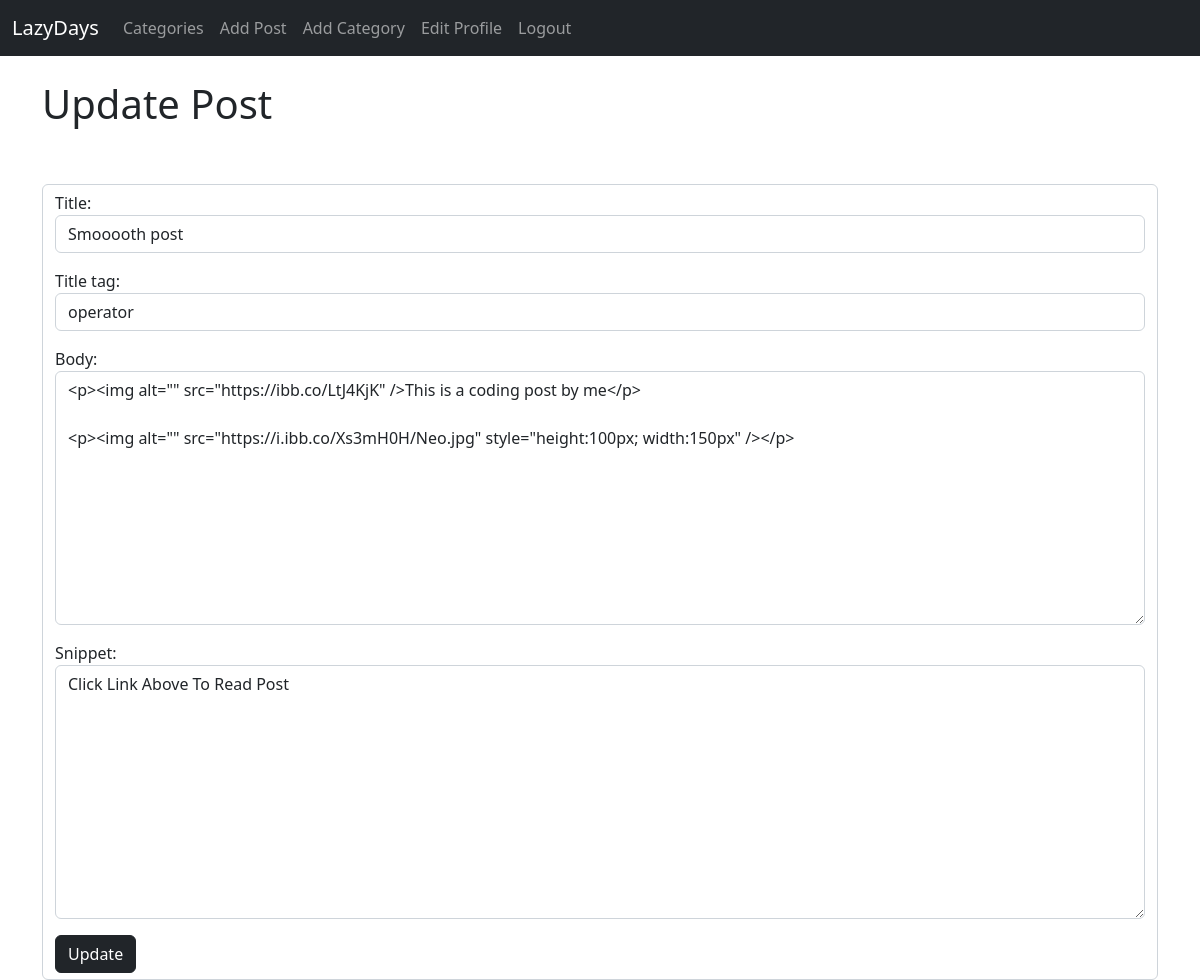
/article/edit/9 (signed in), run on the app's committed database.
### theblog/models.py (models this page shows, shortened)
class Post(models.Model):
    title = models.CharField(max_length=255)
    title_tag = models.CharField(max_length=255)
    author = models.ForeignKey(User, on_delete=models.CASCADE)
    body = RichTextField(blank=True, null=True)
    post_date = models.DateField(auto_now_add=True)
    category = models.CharField(max_length=255, default='coding')
    likes = models.ManyToManyField(User, related_name='blog_posts')
    snippet = models.CharField(max_length=255)

### theblog/views.py (the view)
# urls.py: path('article/edit/<int:pk>', UpdatePostView.as_view(), name='update_post'),
class UpdatePostView(UpdateView):
    model = Post
    form_class = EditForm
    template_name = 'update_post.html'

### theblog/forms.py
class EditForm(forms.ModelForm):
    class Meta:
        model = Post
        fields = ('title', 'title_tag', 'body', 'snippet')
        widgets = {
            'title': forms.TextInput(attrs={'class':'form-control'}),
            'title_tag': forms.TextInput(attrs={'class':'form-control'}),
            'body': forms.Textarea(attrs={'class':'form-control'}),
            'snippet': forms.Textarea(attrs={'class':'form-control'}),
        }

### theblog/templates/update_post.html (shortened to what this page needs)
{% extends 'base.html' %}
{% block content %}
{% if user.is_authenticated %}
    {% if user.id == post.author.id %}
        <h1>Update Post</h1>
        <br/><br/>
        <div class="form-control">
            <form method='POST'>
                    {{ form.as_p }}
                    <button class="btn btn-dark">Update</button>
        </div>
    {% else %}
            You're not allowed here! (and you know it...)
    {% endif %}
{% else %}
    You're not allowed here! (and you know it...)
{% endif %}
{% endblock %}

### data on the page
Post: title "Smooooth post", title_tag "operator", body "<p><img alt=\"\" src=\"https://ibb.co/LtJ4KjK\" />This is a coding post by me</p> <p><img alt=\"\" src=\"https://i.ibb.co/Xs3mH0H/Neo.jpg\" style=\"height:100px; width:150px\" /></p>", snippet "Click Link Above To Read Post"
